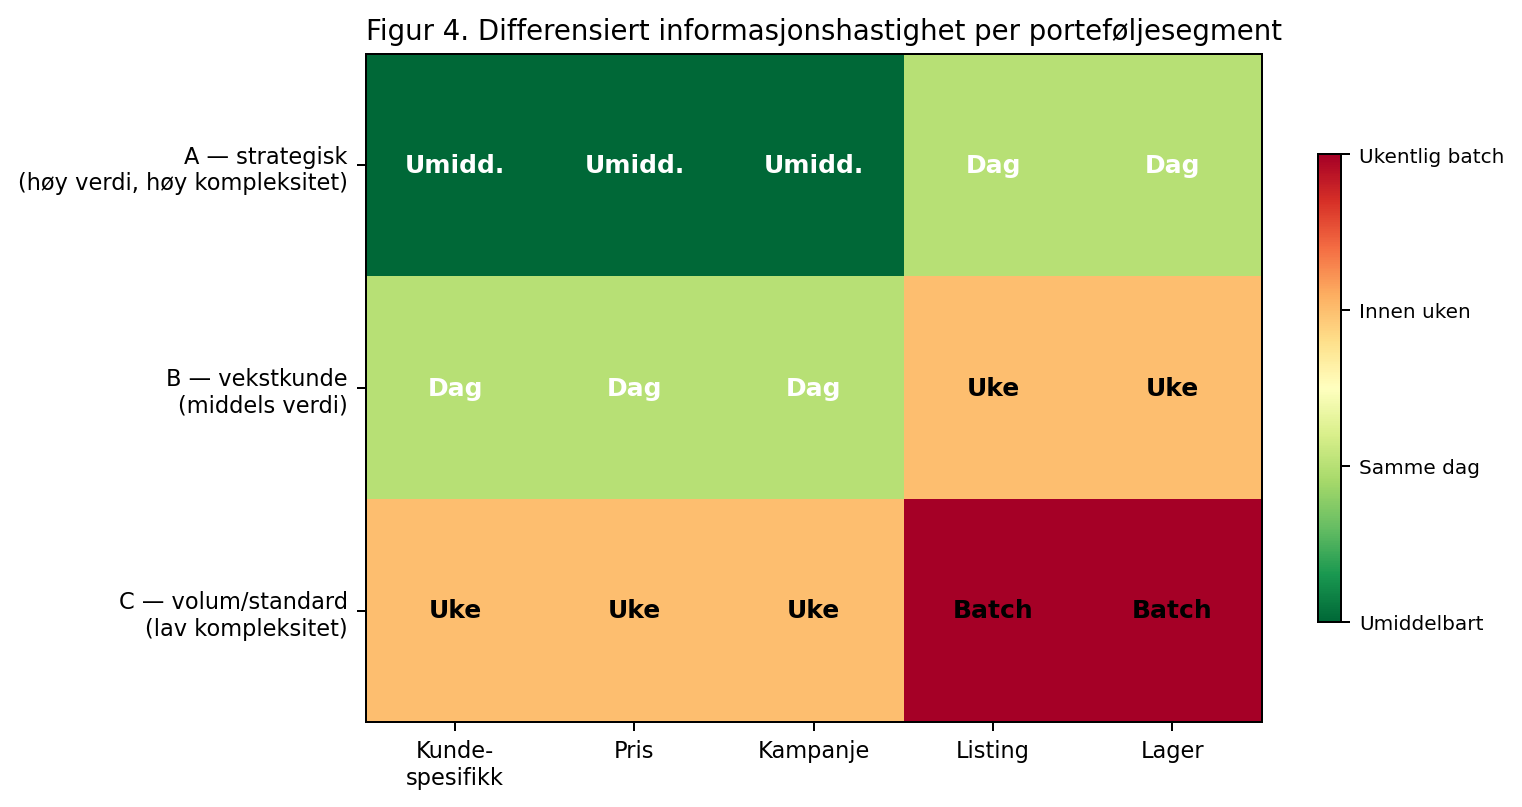

Recreate this plot in Python.
"""Figur 4 — Porteføljedifferensiert informasjonsbehov.

Heatmap som viser hvor raskt ulike typer informasjon må nå selger,
differensiert per porteføljesegment. Bygger på Fiocca (1982) og
Zolkiewski & Turnbull (2002).
"""
from pathlib import Path

import matplotlib.pyplot as plt
import numpy as np

OUT = Path(__file__).with_suffix(".png")

segmenter = ["A — strategisk\n(høy verdi, høy kompleksitet)",
             "B — vekstkunde\n(middels verdi)",
             "C — volum/standard\n(lav kompleksitet)"]

info_typer = ["Kunde-\nspesifikk", "Pris", "Kampanje", "Listing", "Lager"]

# Hastenivå: 1 = umiddelbart, 2 = samme dag, 3 = innen uken, 4 = batch ukentlig
data = np.array([
    [1, 1, 1, 2, 2],   # A
    [2, 2, 2, 3, 3],   # B
    [3, 3, 3, 4, 4],   # C
])

labels = {1: "Umidd.", 2: "Dag", 3: "Uke", 4: "Batch"}

fig, ax = plt.subplots(figsize=(8.5, 4.6))

cmap = plt.cm.RdYlGn_r  # rød = haster, grønn = batch
im = ax.imshow(data, cmap=cmap, vmin=1, vmax=4, aspect="auto")

# Annoter hver celle
for i in range(data.shape[0]):
    for j in range(data.shape[1]):
        ax.text(j, i, labels[data[i, j]],
                ha="center", va="center",
                color="white" if data[i, j] <= 2 else "black",
                fontsize=10, fontweight="bold")

ax.set_xticks(range(len(info_typer)))
ax.set_xticklabels(info_typer, fontsize=9)
ax.set_yticks(range(len(segmenter)))
ax.set_yticklabels(segmenter, fontsize=9)

ax.set_title("Figur 4. Differensiert informasjonshastighet per porteføljesegment",
             fontsize=11, loc="left")

cbar = fig.colorbar(im, ax=ax, ticks=[1, 2, 3, 4], shrink=0.7)
cbar.ax.set_yticklabels(["Umiddelbart", "Samme dag", "Innen uken", "Ukentlig batch"],
                        fontsize=8)

fig.tight_layout()
fig.savefig(OUT, dpi=180, bbox_inches="tight")
print(f"→ {OUT}")
